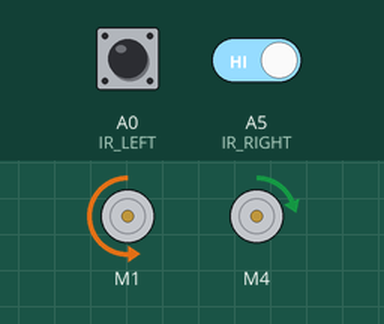
Simulated run of this sketch. Board: Arduino Uno, built with avr-gcc and run on an emulated ATmega328P. On the bench: 2 × DC motor (green arrow = forward, orange = backward, longer = faster). The test bench sets the inputs (shaded band); at power-on: A5 (IR_RIGHT) HIGH, A0 (IR_LEFT) LOW. What the sketch prints to the serial monitor is not drawn.

Above: at 2.0 s.
2.1 s: A5 (IR_RIGHT) driven LOW
At 3.3 s:
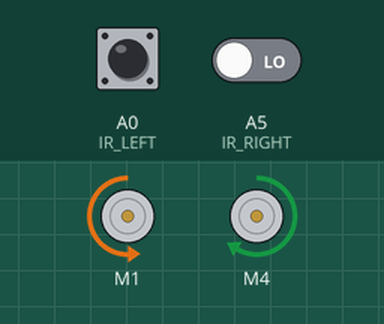
3.6 s: A0 (IR_LEFT) driven HIGH
At 4.7 s:
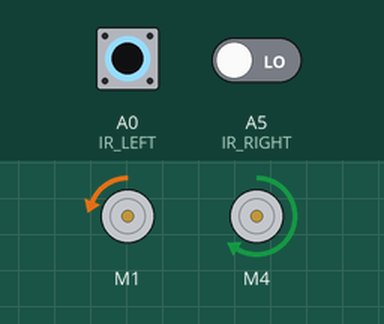
5.1 s: A0 (IR_LEFT) driven LOW
At 5.5 s:
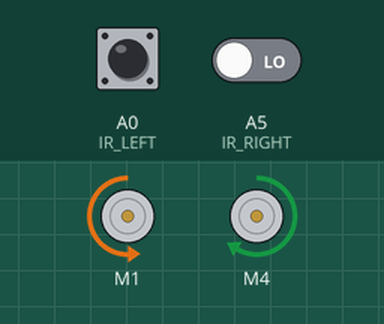
6.6 s: A5 (IR_RIGHT) driven HIGH
At 7.8 s:
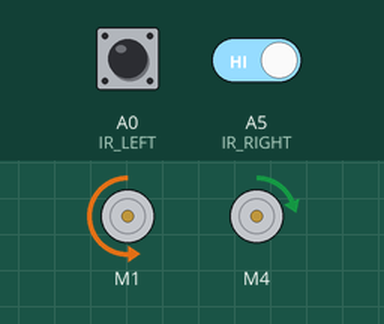
8.1 s: A0 (IR_LEFT) pulsed HIGH 5 times (0.12 s each, 0.3 s apart)
At 8.5 s:
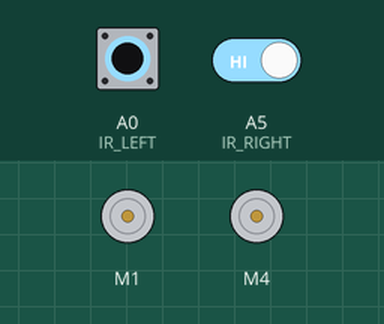
Timing chart, 0 to 11.3 s (numbered marks = the images above; inputs shaded):
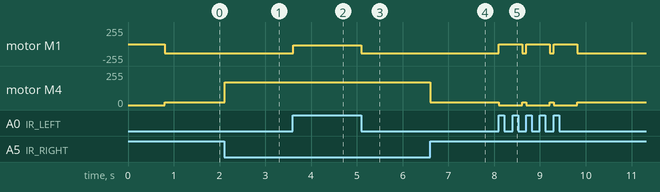

Measured:
- after the input at 2.1 s, motor M4: forward 20/255 → forward 170/255 at once
- after the input at 3.6 s, motor M1: backward 140/255 → backward 20/255 at once
- after the input at 5.1 s, motor M1: backward 20/255 → backward 140/255 at once
- after the input at 6.6 s, motor M4: forward 170/255 → forward 20/255 at once
- after the input at 8.1 s, motor M1: alternates backward 140/255 for 0.09 s and stopped for 0.51 s, 6 changes in all, then stays backward 140/255, starting at once; motor M4: alternates forward 20/255 for 0.09 s and stopped for 0.51 s, 6 changes in all, then stays forward 20/255, starting at once

The sketch:

line_follow_test.ino
```cpp
/* 라인추종(조향) 테스트 — 무선 없음. 켜자마자 라인추종 시작.
 * 허브·nRF24 불필요 → 배터리로 트랙 위에 놓으면 바로 라인 따라감.
 * 목적: robot_grid v6의 조향(보정) 방향이 맞는지 단독 검증.
 * 동작: 라인 따라가다 양쪽 센서 검정(교차로) 닿으면 0.5초 정지 후 계속.
 * 배선: IR 좌=A0, 우=A5 / 모터 M1=좌, M4=우, 왼쪽 반대배선(L_FWD=BACKWARD) / LINE_ON=HIGH(검정).
 */
#include <AFMotor.h>
AF_DCMotor motorL(1);   // M1 왼쪽
AF_DCMotor motorR(4);   // M4 오른쪽
#define L_FWD   BACKWARD
#define IR_LEFT  A0
#define IR_RIGHT A5
#define LINE_ON  HIGH    // 검정=HIGH (robot1/2/3 측정값)
#define BASE   140
#define SLOW    20
#define TRIM_R  30

void setup() {
  Serial.begin(115200);
  pinMode(IR_LEFT, INPUT); pinMode(IR_RIGHT, INPUT);
  motorL.run(RELEASE); motorR.run(RELEASE);
  delay(800);
  Serial.println(F("=== line follow test (무선없음, 켜자마자 추종) ==="));
}

void loop() {
  bool L = (digitalRead(IR_LEFT)  == LINE_ON);
  bool R = (digitalRead(IR_RIGHT) == LINE_ON);
  uint8_t sr = (BASE + TRIM_R > 255) ? 255 : BASE + TRIM_R;

  if (L && R) {                 // 양쪽 검정 = 교차로 → 잠깐 정지
    motorL.run(RELEASE); motorR.run(RELEASE);
    Serial.println(F("교차로 감지 → 정지"));
    delay(500);
  } else if (!L && !R) {        // 직진
    motorL.setSpeed(BASE); motorL.run(L_FWD);
    motorR.setSpeed(sr);   motorR.run(FORWARD);
  } else if (L && !R) {         // 왼쪽 센서 검정 → 오른쪽으로 보정 (v6 수정)
    motorL.setSpeed(SLOW); motorL.run(L_FWD);
    motorR.setSpeed(sr);   motorR.run(FORWARD);
  } else {                      // 오른쪽 센서 검정 → 왼쪽으로 보정 (v6 수정)
    motorL.setSpeed(BASE); motorL.run(L_FWD);
    motorR.setSpeed(SLOW); motorR.run(FORWARD);
  }
  delay(10);
}
```
